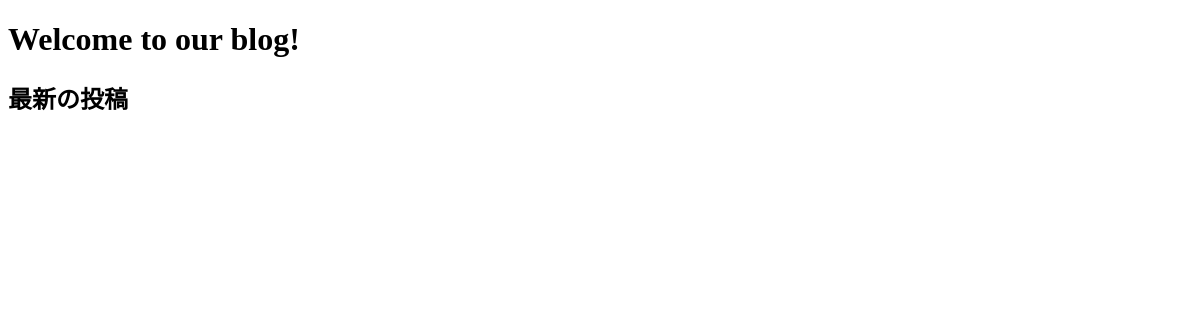
The app's page /posts/, older data.
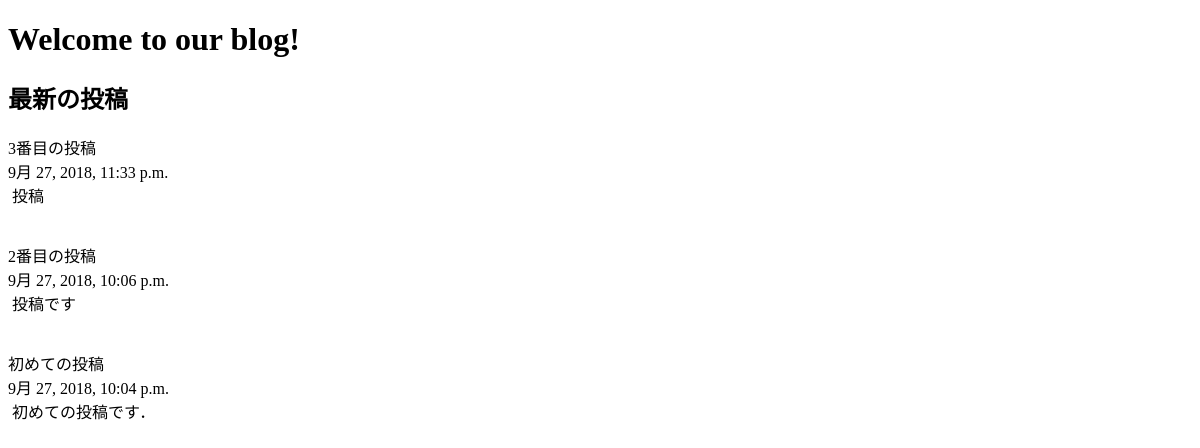
The same page, newer data.
### posts/models.py (models this page shows, shortened)
class Post(models.Model):
    title = models.CharField(max_length=100)
    published = models.DateTimeField()
    image = models.ImageField(upload_to='media/')
    body = models.TextField()
    def summary(self):
        return self.body[:30]

### posts/views.py (the view)
# urls.py: path('', views.index, name='index')
def index(request):
    posts = Post.objects.order_by('-published')
    return render(request, 'posts/index.html', {'posts': posts})

### posts/templates/posts/index.html (shortened to what this page needs)
<!DOCTYPE html>
<html lang = "ja-jp">
<head>
<body>
    <h1>Welcome to our blog!</h1>
    <h2>最新の投稿</h2>
    {% for post in posts.all %}
        {{ post.title }}
        <br>
        {{ post.published }}
        <br>
        {{ post.summary}}
        <br><br><br>
    {% endfor %}
</body>
</html>

Row changes from the older to the newer data that the page shows:
added Post: title "3番目の投稿", published "9月 27, 2018, 11:33 p.m.", summary "投稿"
added Post: title "2番目の投稿", published "9月 27, 2018, 10:06 p.m.", summary "投稿です"
added Post: title "初めての投稿", published "9月 27, 2018, 10:04 p.m.", summary "初めての投稿です．"
